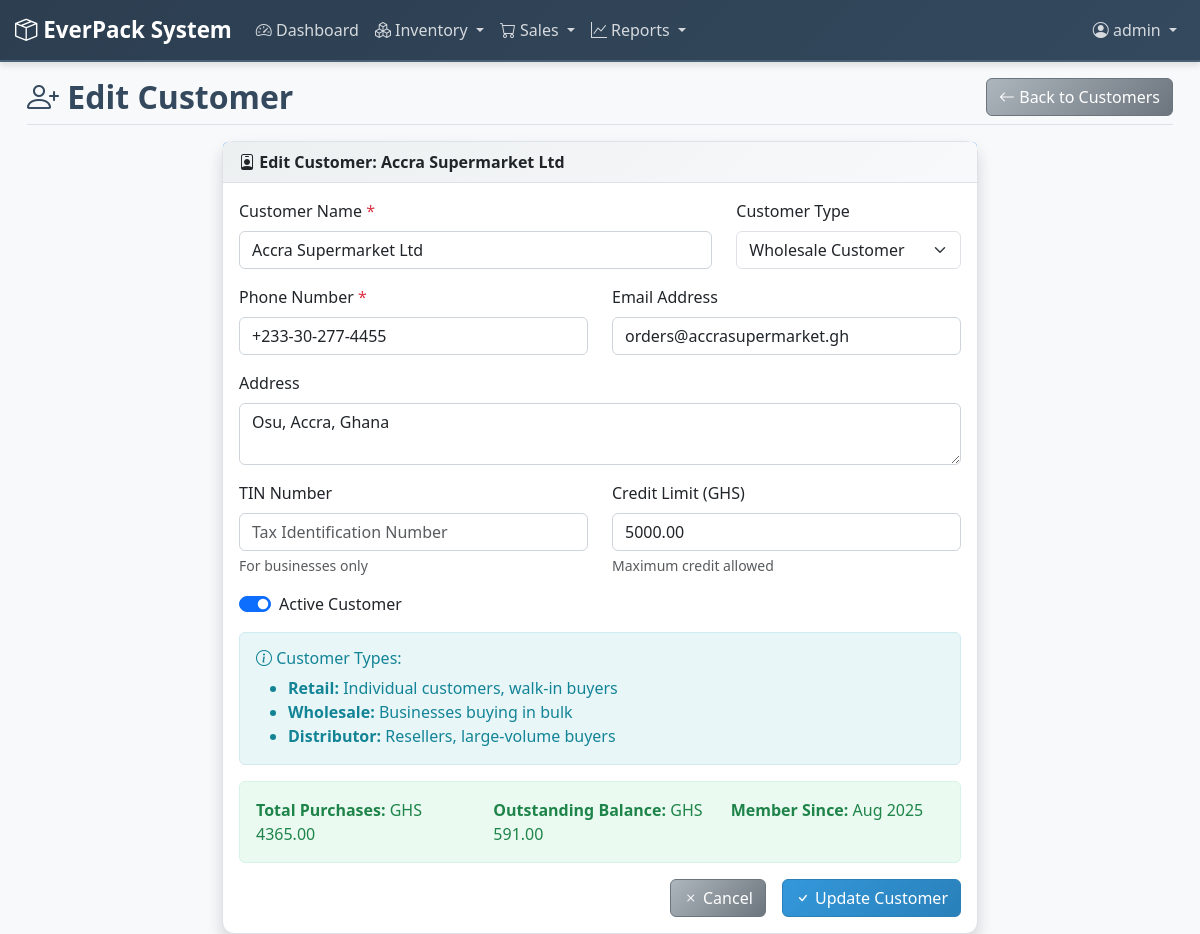
The app's page /sales/customers/1/edit/ (signed in) with its own data.
### sales/models.py (models this page shows, shortened)
class Customer(models.Model):
    CUSTOMER_TYPES = [
        ('RETAIL', 'Retail Customer'),
        ('WHOLESALE', 'Wholesale Customer'),
        ('DISTRIBUTOR', 'Distributor'),
    ]
    name = models.CharField(max_length=200)
    customer_type = models.CharField(max_length=12, choices=CUSTOMER_TYPES, default='RETAIL')
    phone = models.CharField(max_length=20)
    email = models.EmailField(blank=True, null=True)
    address = models.TextField(blank=True)
    tin_number = models.CharField(max_length=50, blank=True, null=True, help_text="Tax Identification Number")
    credit_limit = models.DecimalField(max_digits=10, decimal_places=2, default=0)
    created_at = models.DateTimeField(auto_now_add=True)
    updated_at = models.DateTimeField(auto_now=True)
    is_active = models.BooleanField(default=True)
    @property
    def outstanding_balance(self):
        return self.sales.filter(payment_status='PENDING').aggregate(
            total=models.Sum('total_amount'))['total'] or 0
    @property
    def total_purchases(self):
        return self.sales.aggregate(
            total=models.Sum('total_amount'))['total'] or 0
    class Meta:
        ordering = ['name']

### sales/views.py (the view, shortened to what this page needs)
# urls.py: path('customers/<int:pk>/edit/', views.CustomerUpdateView.as_view(), name='customer_edit'),
class CustomerUpdateView(LoginRequiredMixin, UpdateView):
    model = Customer
    template_name = 'sales/customer_form.html'
    fields = ['name', 'customer_type', 'phone', 'email', 'address', 'tin_number', 'credit_limit', 'is_active']
    success_url = reverse_lazy('sales:customer_list')

### templates/sales/customer_form.html (shortened to what this page needs)
{% extends 'base.html' %}
{% block page_title %}
    <i class="bi bi-person-plus"></i> {% if object %}Edit Customer{% else %}Add New Customer{% endif %}
{% endblock %}
{% block page_actions %}
    <a href="{% url 'sales:customer_list' %}" class="btn btn-secondary">
        <i class="bi bi-arrow-left"></i> Back to Customers
    </a>
{% endblock %}
{% block content %}
<div class="row justify-content-center">
    <div class="col-lg-8">
        <div class="card shadow">
            <div class="card-header bg-primary >
                <h5 class="mb-0">
                    <i class="bi bi-person-badge"></i>
                    {% if object %}Edit Customer: {{ object.name }}{% else %}Customer Information{% endif %}
            </div>
            <div class="card-body">
                <form method="post" class="needs-validation" novalidate>
                    <div class="row">
                        <div class="col-md-8">
                            <div class="mb-3">
                                <label for="id_name" class="form-label">Customer Name <span class="text-danger">*</span></label>
                                <input type="text" class="form-control" id="id_name" name="name"
                                       value="{{ form.name.value|default_if_none:'' }}" required maxlength="200">
                            </div>
                        </div>
                        <div class="col-md-4">
                            <div class="mb-3">
                                <label for="id_customer_type" class="form-label">Customer Type</label>
                                <select class="form-select" id="id_customer_type" name="customer_type">
                                    {% for value, label in form.customer_type.field.choices %}
                                        <option value="{{ value }}"
                                                {% if form.customer_type.value == value %}selected{% endif %}>
                                            {{ label }}
                                        </option>
                                    {% endfor %}
                                </select>
                            </div>
                        </div>
                    </div>
                    <div class="row">
                        <div class="col-md-6">
                            <div class="mb-3">
                                <label for="id_phone" class="form-label">Phone Number <span class="text-danger">*</span></label>
                                <input type="tel" class="form-control" id="id_phone" name="phone"
                                       value="{{ form.phone.value|default_if_none:'' }}" required maxlength="20"
                                       placeholder="+233-XX-XXX-XXXX">
                            </div>
                        </div>
                        <div class="col-md-6">
                            <div class="mb-3">
                                <label for="id_email" class="form-label">Email Address</label>
                                <input type="email" class="form-control" id="id_email" name="email"
                                       value="{{ form.email.value|default_if_none:'' }}"
                                       placeholder="customer@email.com">
                            </div>
                        </div>
                    </div>
                    <div class="mb-3">
                        <label for="id_address" class="form-label">Address</label>
                        <textarea class="form-control" id="id_address" name="address" rows="2"
                                  placeholder="Customer address...">{{ form.address.value|default_if_none:'' }}</textarea>
                    </div>
                    <div class="row">
                        <div class="col-md-6">
                            <div class="mb-3">
                                <label for="id_tin_number" class="form-label">TIN Number</label>
                                <input type="text" class="form-control" id="id_tin_number" name="tin_number"
                                       value="{{ form.tin_number.value|default_if_none:'' }}" maxlength="50"
                                       placeholder="Tax Identification Number">
                                <div class="form-text">For businesses only</div>
                            </div>
                        </div>
                        <div class="col-md-6">
                            <div class="mb-3">
                                <label for="id_credit_limit" class="form-label">Credit Limit (GHS)</label>
                                <input type="number" class="form-control" id="id_credit_limit" name="credit_limit"
                                       value="{{ form.credit_limit.value|default_if_none:'0' }}" step="0.01" min="0">
                                <div class="form-text">Maximum credit allowed</div>
                            </div>
                        </div>
                    </div>
                    <div class="row">
                        <div class="col-md-6">
                            <div class="mb-3">
                                <div class="form-check form-switch">
                                    <input class="form-check-input" type="checkbox" id="id_is_active" name="is_active"
                                           {% if form.is_active.value %}checked{% endif %}>
                                    <label class="form-check-label" for="id_is_active">
                                        Active Customer
                                    </label>
                                </div>
                            </div>
                        </div>
                    </div>
                    <div class="alert alert-info">
                        <h6><i class="bi bi-info-circle"></i> Customer Types:</h6>
                        <ul class="mb-0">
                            <li><strong>Retail:</strong> Individual customers, walk-in buyers</li>
                            <li><strong>Wholesale:</strong> Businesses buying in bulk</li>
                            <li><strong>Distributor:</strong> Resellers, large-volume buyers</li>
                        </ul>
                    </div>
                    {% if object %}
                    <div class="row">
                        <div class="col-md-12">
                            <div class="alert alert-success">
                                <div class="row">
                                    <div class="col-sm-4">
                                        <strong>Total Purchases:</strong> GHS {{ object.total_purchases|floatformat:2 }}
                                    </div>
                                    <div class="col-sm-4">
                                        <strong>Outstanding Balance:</strong> GHS {{ object.outstanding_balance|floatformat:2 }}
                                    </div>
                                    <div class="col-sm-4">
                                        <strong>Member Since:</strong> {{ object.created_at|date:"M Y" }}
                                    </div>
                                </div>
                            </div>
                        </div>
                    </div>
                    {% endif %}
                    <div class="d-grid gap-2 d-md-flex justify-content-md-end">
                        <a href="{% url 'sales:customer_list' %}" class="btn btn-secondary me-md-2">
                            <i class="bi bi-x"></i> Cancel
                        </a>
                        <button type="submit" class="btn btn-primary">
                            <i class="bi bi-check"></i> {% if object %}Update Customer{% else %}Create Customer{% endif %}
                        </button>
                    </div>
                </form>
            </div>
        </div>
    </div>
</div>
{% endblock %}

### templates/base.html (shortened to what this page needs)
{% load role_tags %}
<!DOCTYPE html>
<html lang="en">
<head>
    <link href="https://cdn.jsdelivr.net/npm/bootstrap@5.3.0/dist/css/bootstrap.min.css" rel="stylesheet">
    <link rel="stylesheet" href="https://cdn.jsdelivr.net/npm/bootstrap-icons@1.10.0/font/bootstrap-icons.css">
</head>
<body>
    <nav class="navbar navbar-expand-lg navbar-dark bg-success">
        <div class="container-fluid">
            <a class="navbar-brand" href="{% url 'dashboard:home' %}">
                <i class="bi bi-box-seam"></i> EverPack System
            </a>
            <div class="collapse navbar-collapse" id="navbarNav">
                <ul class="navbar-nav me-auto">
                    {% can_access_app user 'dashboard' as can_dashboard %}
                    {% if can_dashboard %}
                    <li class="nav-item">
                        <a class="nav-link" href="{% url 'dashboard:home' %}">
                            <i class="bi bi-speedometer2"></i> Dashboard
                        </a>
                    </li>
                    {% endif %}
                    {% can_access_app user 'inventory' as can_inventory %}
                    {% if can_inventory %}
                    <li class="nav-item dropdown">
                        <a class="nav-link dropdown-toggle" href="#" id="inventoryDropdown" role="button" data-bs-toggle="dropdown">
                            <i class="bi bi-boxes"></i> Inventory
                        </a>
                            {% can_perform_action user 'delete' as can_manage_stock %}
                    </li>
                    {% endif %}
                    {% can_access_app user 'sales' as can_sales %}
                    {% if can_sales %}
                    <li class="nav-item dropdown">
                        <a class="nav-link dropdown-toggle" href="#" id="salesDropdown" role="button" data-bs-toggle="dropdown">
                            <i class="bi bi-cart"></i> Sales
                        </a>
                    </li>
                    {% endif %}
                    {% can_access_app user 'reports' as can_reports %}
                    {% if can_reports %}
                    <li class="nav-item dropdown">
                        <a class="nav-link dropdown-toggle" href="#" id="reportsDropdown" role="button" data-bs-toggle="dropdown">
                            <i class="bi bi-graph-up"></i> Reports
                        </a>
                    </li>
                    {% endif %}
                </ul>
                {% if user.is_authenticated %}
                <ul class="navbar-nav">
                    <li class="nav-item dropdown">
                        <a class="nav-link dropdown-toggle" href="#" id="userDropdown" role="button" data-bs-toggle="dropdown" aria-expanded="false">
                            <i class="bi bi-person-circle"></i> {{ user.get_full_name|default:user.username }}
                        </a>
                    </li>
                </ul>
                {% else %}
                <ul class="navbar-nav">
                    <li class="nav-item">
                        <a class="nav-link" href="{% url 'accounts:login' %}">Login</a>
                    </li>
                </ul>
                {% endif %}
            </div>
        </div>
    </nav>
    <div class="container-fluid">
        <div class="row">
            <main class="col-md-12 ms-sm-auto px-md-4">
                <div class="d-flex justify-content-between flex-wrap flex-md-nowrap align-items-start pt-3 pb-2 mb-3 border-bottom">
                    <h1 class="h2 mb-2 mb-md-0">{% block page_title %}Page Title{% endblock %}</h1>
                    <div class="page-actions">
                        {% block page_actions %}{% endblock %}
                    </div>
                </div>
                {% block content %}{% endblock %}
            </main>
        </div>
    </div>
</body>
</html>

### records on screen
Customer: name "Accra Supermarket Ltd", customer_type "Wholesale Customer", phone "+233-30-277-4455", email "orders@accrasupermarket.gh", address "Osu, Accra, Ghana", credit_limit "5000.00", total_purchases "4365.00", outstanding_balance "591.00", created_at "Aug 2025"

### other values on screen
{{ user.get_full_name|default:user.username }} "admin"
